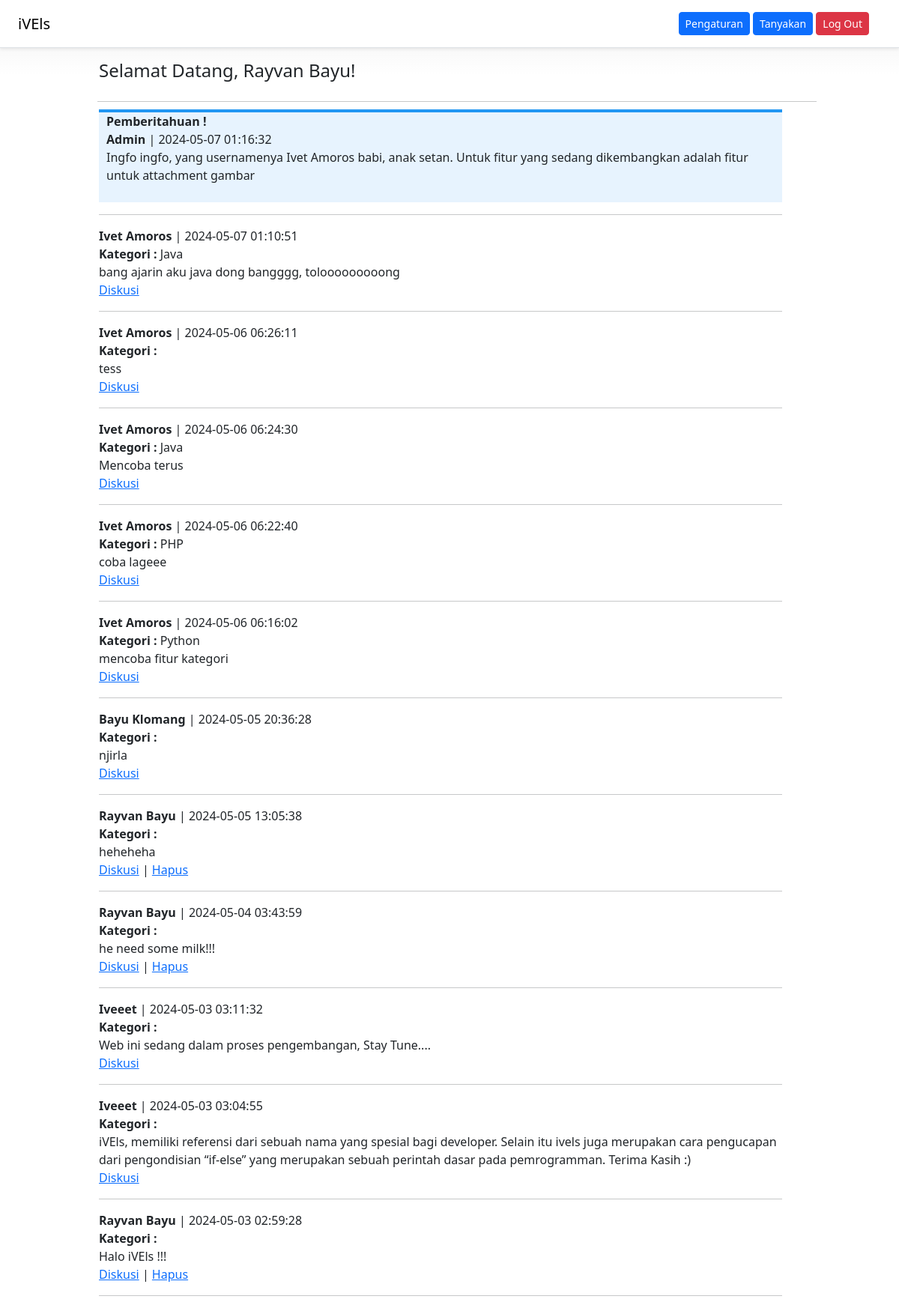
The page /index.php (signed in) on the database its author committed.
### tables this page shows
CREATE TABLE `pernyataan` (
  `id_pernyataan` int(11) NOT NULL,
  `isi_pernyataan` varchar(255) DEFAULT NULL,
  `waktu_pernyataan` timestamp NULL DEFAULT current_timestamp() ON UPDATE current_timestamp()
);

CREATE TABLE `pertanyaan` (
  `id_prtyn` int(11) NOT NULL,
  `isi_prtyn` varchar(255) NOT NULL,
  `username_prtyn` varchar(255) DEFAULT NULL,
  `waktu_prtyn` timestamp NOT NULL DEFAULT current_timestamp() ON UPDATE current_timestamp(),
  `id_user` int(11) NOT NULL,
  `kategori` varchar(255) DEFAULT NULL
);

### index.php (the view, shortened to what this page needs)
<!Doctype html>
<html lang="en">
  <head>
    <link href="css/pricing.css" rel="stylesheet" >
    <link href="assets/dist/css/bootstrap.min.css" rel="stylesheet" >
    <link href="css/pricing.css" rel="stylesheet">
  </head>
  <body>
    <header class="d-flex flex-column flex-md-row align-items-center p-3 px-md-4 mb-3 bg-white  border-bottom shadow-sm">
      <a style="color: black; text-decoration: none;" class="h5 my-0 me-md-auto fw-normal" href="about.php">iVEls</a>
      <nav class="my-2 my-md-0 me-md-3">
      <a href="pengaturan.php?id=<?= $_SESSION['id']?>" class="w-5 h-5 btn btn-sm btn-primary" type="submit" >Pengaturan</a>
      <a class="w-5 h-5 btn btn-sm btn-primary" type="submit" href="pertanyaan.php">Tanyakan</a>
      <a class="w-5 h-5 btn btn-sm btn-danger" type="submit" href="logout.php">Log Out</a>
      </nav>
  </header>
   <main class="container">
     <div class="row">
        <div class="colo-lg-12">
          <h4>Selamat Datang,
          <?php
          include 'class.php';
          ?>!
          </h4>
     </div>
     <hr style="margin:10px">
     <div class="row">
       <div class="col-lg-12">
          <?php
             $query = "SELECT * FROM pernyataan";
             $result = mysqli_query($conn, $query);
             while(
               $row = mysqli_fetch_assoc($result)) :?>
          <div style="background-color: #e7f3fe;border-top: 4px solid #2196F3;">
            <p style="margin-left: 10px;">
            <b>Pemberitahuan !</b><br>
            <b>Admin</b> |
            <?= $row['waktu_pernyataan'] ?><br>
            <?= $row['isi_pernyataan'] ?><br>
            <br>
            </div>
            <hr>
        <?php endwhile; ?>
       </div>
     </div>
     <div class="row">
       <div class="col-lg-12">
          <?php
             $query = "SELECT * FROM pertanyaan ORDER BY id_prtyn DESC";
             $result = mysqli_query($conn, $query);
             while(
               $row = mysqli_fetch_assoc($result)) :?>
          <p>
          <b><?= $row['username_prtyn'] ?></b> |
          <?= $row['waktu_prtyn'] ?><br>
          <b>Kategori : </b><?= $row['kategori'] ?><br>
          <?= $row['isi_prtyn'] ?><br>
          <a href="jawaban.php?id=<?= $row['id_prtyn']; ?>">Diskusi</a>
          <?php
          if ($_SESSION['id'] == $row['id_user'])
          {?>
          | <a href="hapus.php?id=<?= $row['id_prtyn']; ?>">Hapus</a>
          <?php }?>
          <hr>
        </p>
        <?php endwhile; ?>
       </div>
     </div>
   </main>
  </body>
</html>

### class.php (shortened to what this page needs)
<?php
class pengguna {
    public function user() {
        echo $_SESSION['username'];
    }
}
?>

### css/pricing.css (style rules this page uses)
body { background-image: linear-gradient(180deg, #eee, #fff 100px, #fff); }
.container { max-width: 960px; }

### rows shown on the page
pernyataan: waktu_pernyataan "2024-05-07 01:16:32", isi_pernyataan "Ingfo ingfo, yang usernamenya Ivet Amoros babi, anak setan. Untuk fitur yang sedang dikembangkan adalah fitur untuk attachment gambar"
pertanyaan: username_prtyn "Ivet Amoros", waktu_prtyn "2024-05-07 01:10:51", kategori "Java", isi_prtyn "bang ajarin aku java dong bangggg, tolooooooooong"
pertanyaan: username_prtyn "Ivet Amoros", waktu_prtyn "2024-05-06 06:26:11", isi_prtyn "tess"
pertanyaan: username_prtyn "Ivet Amoros", waktu_prtyn "2024-05-06 06:24:30", kategori "Java", isi_prtyn "Mencoba terus"
pertanyaan: username_prtyn "Ivet Amoros", waktu_prtyn "2024-05-06 06:22:40", kategori "PHP", isi_prtyn "coba lageee"
pertanyaan: username_prtyn "Ivet Amoros", waktu_prtyn "2024-05-06 06:16:02", kategori "Python", isi_prtyn "mencoba fitur kategori"
pertanyaan: username_prtyn "Bayu Klomang", waktu_prtyn "2024-05-05 20:36:28", isi_prtyn "njirla"
pertanyaan: username_prtyn "Rayvan Bayu", waktu_prtyn "2024-05-05 13:05:38", isi_prtyn "heheheha"
pertanyaan: username_prtyn "Rayvan Bayu", waktu_prtyn "2024-05-04 03:43:59", isi_prtyn "he need some milk!!!"
pertanyaan: username_prtyn "Iveeet", waktu_prtyn "2024-05-03 03:11:32", isi_prtyn "Web ini sedang dalam proses pengembangan, Stay Tune...."
pertanyaan: username_prtyn "Iveeet", waktu_prtyn "2024-05-03 03:04:55", isi_prtyn "iVEls, memiliki referensi dari sebuah nama yang spesial bagi developer. Selain itu ivels juga merupakan cara pengucapan dari pengondisian “if-else” yang merupakan sebuah perintah dasar pada pemrogramman. Terima Kasih :)"
pertanyaan: username_prtyn "Rayvan Bayu", waktu_prtyn "2024-05-03 02:59:28", isi_prtyn "Halo iVEls !!!"

### other values the page prints
$_SESSION['username'] "Rayvan Bayu"
